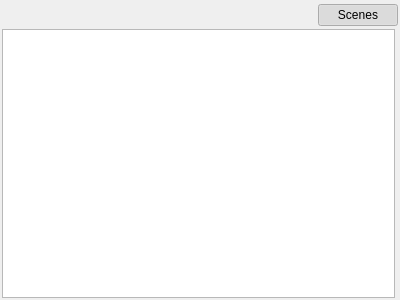
<?xml version="1.0" encoding="UTF-8"?>
<ui version="4.0">
 <class>CharacterArcReport</class>
 <widget class="QWidget" name="CharacterArcReport">
  <property name="geometry">
   <rect>
    <x>0</x>
    <y>0</y>
    <width>400</width>
    <height>300</height>
   </rect>
  </property>
  <property name="windowTitle">
   <string>Form</string>
  </property>
  <layout class="QVBoxLayout" name="verticalLayout">
   <property name="spacing">
    <number>3</number>
   </property>
   <property name="leftMargin">
    <number>2</number>
   </property>
   <property name="topMargin">
    <number>2</number>
   </property>
   <property name="rightMargin">
    <number>2</number>
   </property>
   <property name="bottomMargin">
    <number>2</number>
   </property>
   <item>
    <layout class="QHBoxLayout" name="layoutActButtons">
     <property name="topMargin">
      <number>2</number>
     </property>
     <item>
      <widget class="CharacterSelectorButtons" name="wdgCharacterSelector" native="true"/>
     </item>
     <item>
      <spacer name="horizontalSpacer">
       <property name="orientation">
        <enum>Qt::Horizontal</enum>
       </property>
       <property name="sizeHint" stdset="0">
        <size>
         <width>40</width>
         <height>20</height>
        </size>
       </property>
      </spacer>
     </item>
     <item>
      <widget class="QPushButton" name="btnScenes">
       <property name="cursor">
        <cursorShape>PointingHandCursor</cursorShape>
       </property>
       <property name="toolTip">
        <string>&lt;html&gt;&lt;head/&gt;&lt;body&gt;&lt;p&gt;Toggle scenes display&lt;/p&gt;&lt;/body&gt;&lt;/html&gt;</string>
       </property>
       <property name="text">
        <string>Scenes</string>
       </property>
       <property name="checkable">
        <bool>true</bool>
       </property>
       <property name="checked">
        <bool>true</bool>
       </property>
      </widget>
     </item>
    </layout>
   </item>
   <item>
    <layout class="QHBoxLayout" name="horizontalLayout">
     <item>
      <widget class="ChartView" name="chartView"/>
     </item>
     <item>
      <widget class="QWidget" name="wdgScenes" native="true">
       <property name="sizePolicy">
        <sizepolicy hsizetype="Maximum" vsizetype="Expanding">
         <horstretch>0</horstretch>
         <verstretch>0</verstretch>
        </sizepolicy>
       </property>
      </widget>
     </item>
    </layout>
   </item>
  </layout>
 </widget>
 <customwidgets>
  <customwidget>
   <class>ChartView</class>
   <extends>QGraphicsView</extends>
   <header>src.main.python.plotlyst.view.widget.display</header>
  </customwidget>
  <customwidget>
   <class>CharacterSelectorButtons</class>
   <extends>QWidget</extends>
   <header>src.main.python.plotlyst.view.widget.characters</header>
   <container>1</container>
  </customwidget>
 </customwidgets>
 <resources/>
 <connections>
  <connection>
   <sender>btnScenes</sender>
   <signal>clicked(bool)</signal>
   <receiver>wdgScenes</receiver>
   <slot>setVisible(bool)</slot>
   <hints>
    <hint type="sourcelabel">
     <x>356</x>
     <y>16</y>
    </hint>
    <hint type="destinationlabel">
     <x>386</x>
     <y>165</y>
    </hint>
   </hints>
  </connection>
 </connections>
</ui>
